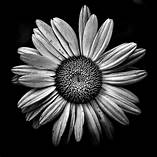
#> input picture BAW.jpg, 157 x 157 px
$ jupyter execute EX04.ipynb
#> lines starting #> are read from the running program, lines starting #| are printed output that depends on the picture; pictures that were not available may be replaced by others from this repository, and a replacement may not be noted
[cell 1]
import cv2
import matplotlib.pyplot as plt
Gray_image=cv2.imread('BAW.jpg')
#> Gray_image is the input picture: shape (157, 157, 3); min 0, max 255, mean 57.7
Color_image=cv2.imread('color.jpg')
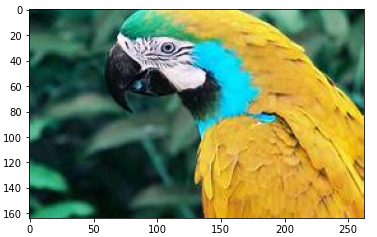
#> input picture color.png, 377 x 237 px, given in place of color.jpg, which was not available
#> Color_image is the input picture: shape (237, 377, 3); mean B, G, R 111.1, 150.1, 138.7
plt.imshow(Gray_image)
plt.show()
plt.imshow(Color_image)
plt.show()

[cell 2]
hist=cv2.calcHist([Gray_image],[0], None,[256],[0,256])
#> hist = 256 values, max 8770 at index 1, min 7 at index 250, mean 96.29
hist1=cv2.calcHist([Color_image],[1], None,[256],[0,256])
#> hist1 = 256 values, max 17638 at index 255, min 1 at index 1, mean 349
plt.figure()
plt.title('Histogram')
plt.xlabel('grayscale value')
plt.ylabel('pixel count')
plt.stem(hist)
plt.show()
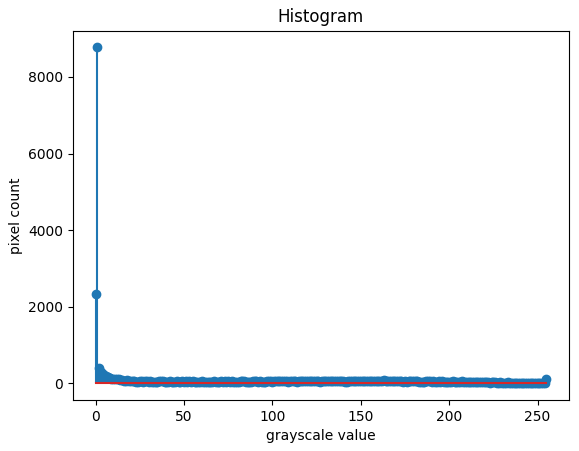
#> figure drawn by matplotlib, 1 panel; curve peaks at x = 1, y = 8770

[cell 3]
plt.figure()
plt.title('color image Histogram')
plt.xlabel('intensity value')
plt.ylabel('pixel count')
plt.stem(hist1)
plt.show()
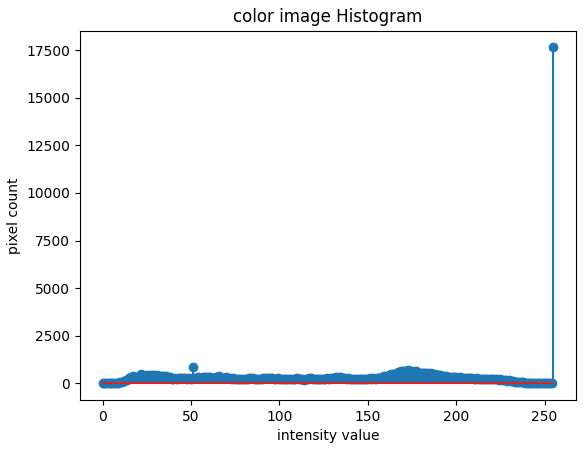
#> figure drawn by matplotlib, 1 panel; curve peaks at x = 255, y = 17638

[cell 4]
import cv2
Gray_image = cv2.imread("BAW.jpg",0)
#> Gray_image: shape (157, 157); min 0, max 255, mean 57.7
cv2.imshow('grey scale image',Gray_image)
equ = cv2.equalizeHist(Gray_image)
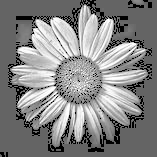
#> equ: shape (157, 157); min 0, max 255, mean 133.5
cv2.imshow("Equalized Image",equ)
cv2.waitKey(0)
cv2.destroyAllWindows

[cell 5]
import cv2
Color_image = cv2.imread("color.jpg",0)
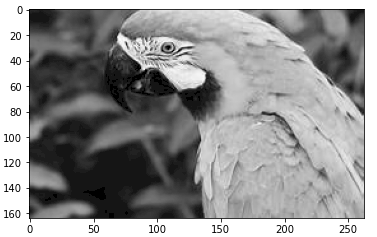
#> Color_image: shape (237, 377); min 0, max 255, mean 146.9
cv2.imshow('grey scale image',Color_image)
equ1 = cv2.equalizeHist(Color_image)
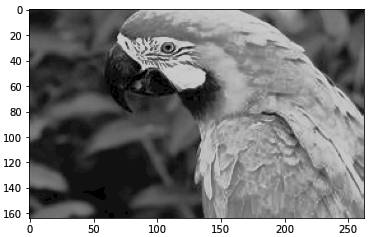
#> equ1: shape (237, 377); min 0, max 255, mean 132.6
cv2.imshow("Equalized Image",equ1)
cv2.waitKey(0)
cv2.destroyAllWindows
